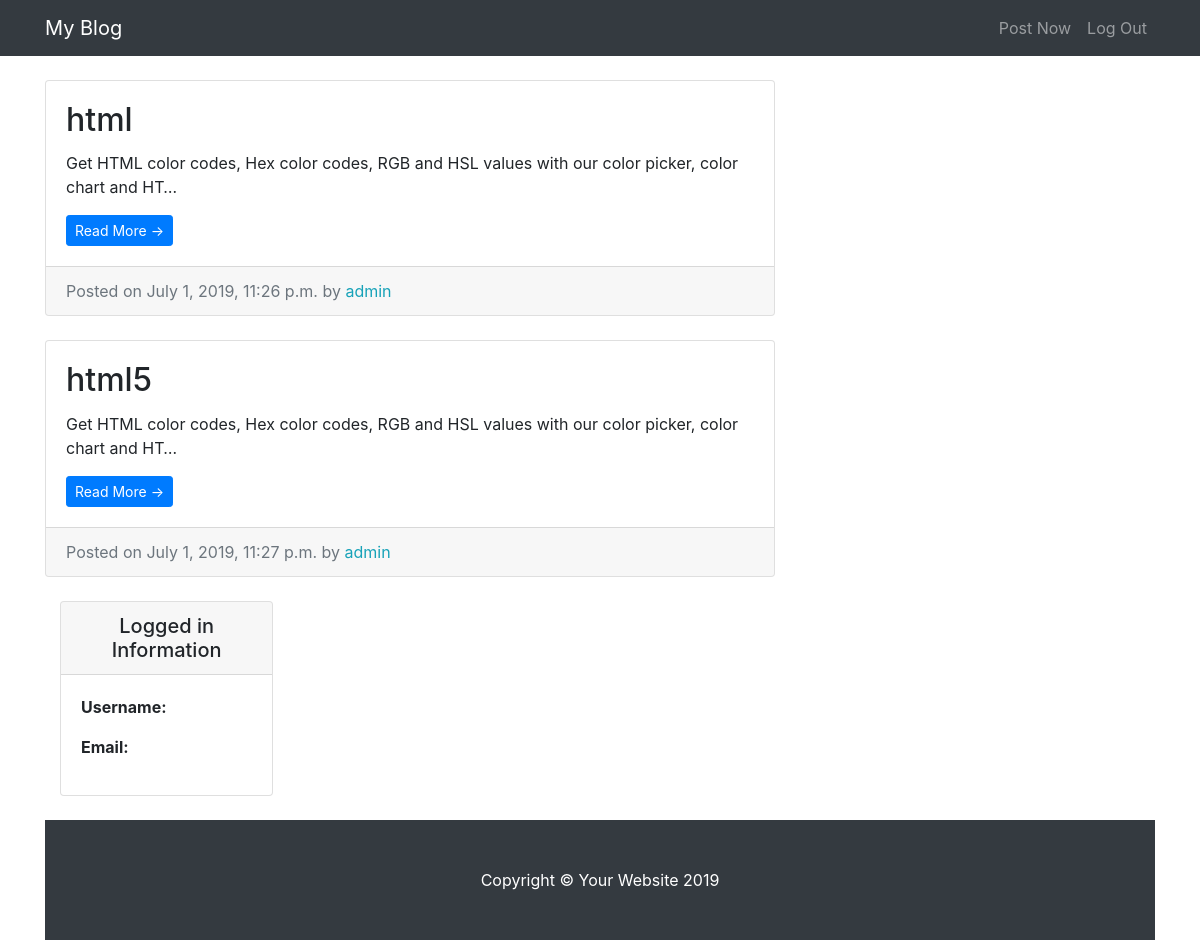
The page / on the database its author committed.
### entries/models.py (models this page shows, shortened)
class Entry(models.Model):
    entry_title = models.CharField(max_length=50)
    entry_text = models.TextField()
    entry_date = models.DateTimeField(auto_now_add=True)
    entry_author = models.ForeignKey(User, on_delete=models.CASCADE)
    class Meta:
        verbose_name_plural = "entries"

### entries/views.py (the view)
# urls.py: path('', HomeView.as_view(), name='blog-home'),
class HomeView(ListView):
    model = Entry
    template_name = 'index.html'
    context_object_name = "blog_entries"
    ordering = ['entry_date']
    paginate_by = 3

### Templates/index.html (shortened to what this page needs)
{% extends "base.html" %}
{% block content %}
<div class="container">
    <div class="row">
      <div class="col-md-8">
        {% for entry in blog_entries %}
        <div class="card mb-4 mt-4">
          <div class="card-body">
            <h2 class="card-title">{{entry.entry_title}}</h2>
            <p class="card-text">{{entry.entry_text|truncatechars:100 }}</p>
            <a href="{%url 'entry-detail' entry.pk %}" class="btn btn-primary btn-sm">Read More &rarr;</a>
          </div>
          <div class="card-footer text-muted">Posted on
            {{entry.entry_date}} by
            <span class= "text-info mr-2">{{entry.entry_author}}</span>
          </div>
        </div>
          {% endfor %}
     {% endblock %}

### Templates/base.html (shortened to what this page needs)
{% load static %}
<html lang="en">
<head>
  <link href="{%static '/vendor/bootstrap/css/bootstrap.min.css'%}" rel="stylesheet">
  <link href="{%static 'css/blog-home.css'%}" rel="stylesheet">
</head>
<body>
  <nav class="navbar navbar-expand-lg navbar-dark bg-dark fixed-top">
    <div class="container">
      <a class="navbar-brand" href="#">My Blog</a>
      <div class="collapse navbar-collapse" id="navbarResponsive">
        <ul class="navbar-nav ml-auto">
          <li class="nav-item">
            <a class="nav-link" href="{%url 'create_entry'%}">Post Now</a>
          </li>
          <li class="nav-item">
            <a class="nav-link" href="{%url 'logout'%}">Log Out</a>
          </li>
        </ul>
      </div>
    </div>
  </nav>
{% block content %} {% endblock %}
    <div class="col-md-4">
      <div class="card my-4">
          <h5 class="card-header text-center">Logged in Information</h5>
          <div class="card-body">
            <ul class="list-unstyled mb-0">
                <li>
                    <p> <strong>Username:</strong> {{user.username}} </p>
                </li>
                <li>
                    <p> <strong>Email:</strong>{{user.email}}</p>
                </li>
            </ul>
          </div>
        </div>
      </div>
    </div>
  </div>
  <footer class="py-5 bg-dark">
    <div class="container">
      <p class="m-0 text-center text-white">Copyright &copy; Your Website 2019</p>
    </div>
  </footer>
</body>
</html>

### static/css/blog-home.css (style rules this page uses)
body { padding-top: 56px; }

### rows shown on the page
Entry: entry_title "html", entry_text "Get HTML color codes, Hex color codes, RGB and HSL values with our color picker, color chart and HT…", entry_date "July 1, 2019, 11:26 p.m.", entry_author "admin"
Entry: entry_title "html5", entry_text "Get HTML color codes, Hex color codes, RGB and HSL values with our color picker, color chart and HT…", entry_date "July 1, 2019, 11:27 p.m.", entry_author "admin"
